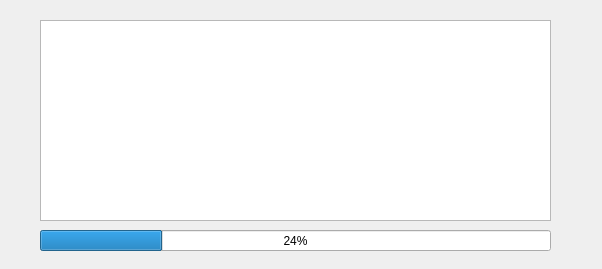
<?xml version="1.0" encoding="UTF-8"?>
<ui version="4.0">
 <class>Form</class>
 <widget class="QWidget" name="Form">
  <property name="geometry">
   <rect>
    <x>0</x>
    <y>0</y>
    <width>602</width>
    <height>269</height>
   </rect>
  </property>
  <property name="sizePolicy">
   <sizepolicy hsizetype="Fixed" vsizetype="Fixed">
    <horstretch>0</horstretch>
    <verstretch>0</verstretch>
   </sizepolicy>
  </property>
  <property name="windowTitle">
   <string>Form</string>
  </property>
  <widget class="QProgressBar" name="progressBar">
   <property name="geometry">
    <rect>
     <x>40</x>
     <y>230</y>
     <width>511</width>
     <height>21</height>
    </rect>
   </property>
   <property name="value">
    <number>24</number>
   </property>
  </widget>
  <widget class="QTextEdit" name="cosnoleEdit">
   <property name="geometry">
    <rect>
     <x>40</x>
     <y>20</y>
     <width>511</width>
     <height>201</height>
    </rect>
   </property>
  </widget>
 </widget>
 <resources/>
 <connections/>
</ui>
